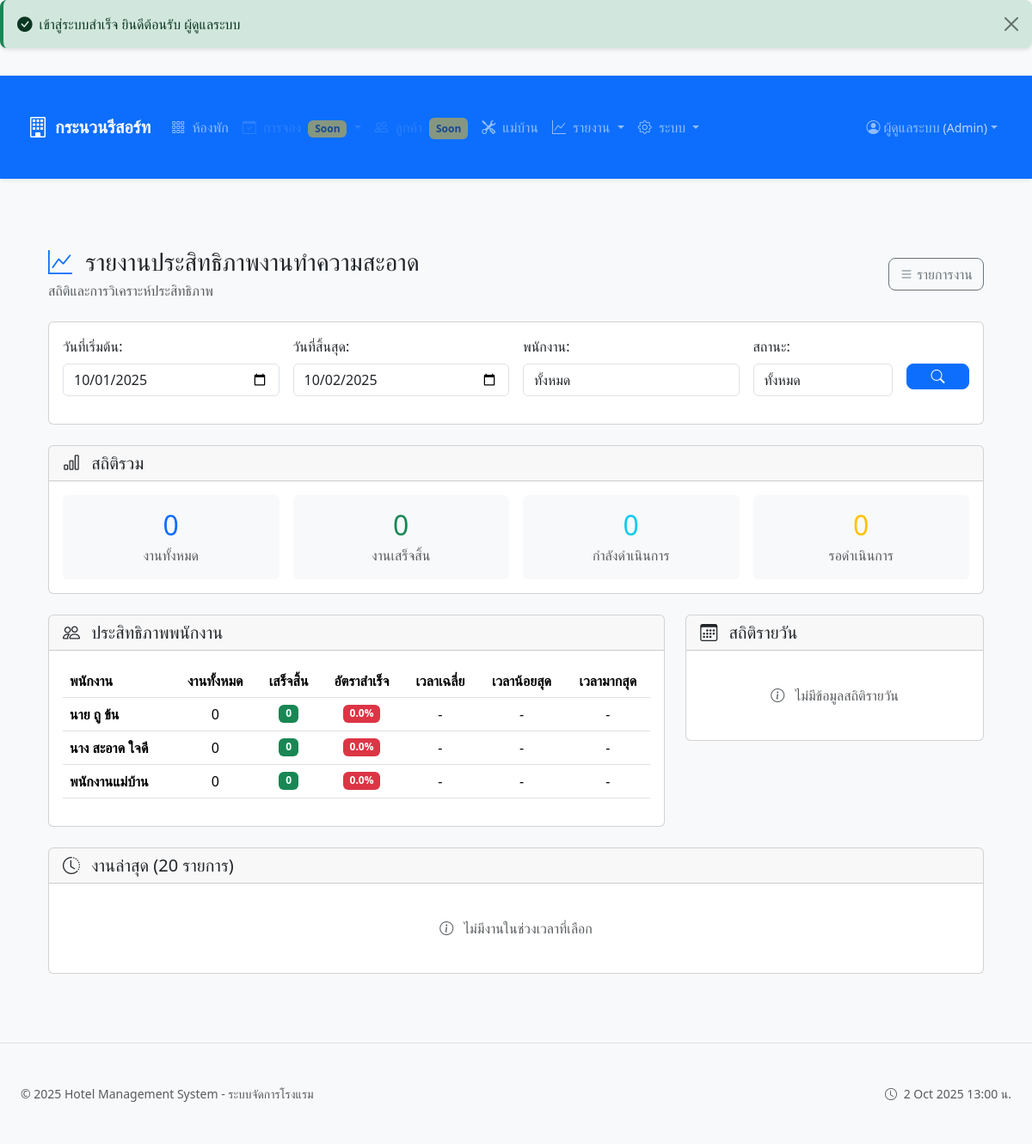
/housekeeping/reports.php (signed in), run on the app's committed database.
### tables this page shows
CREATE TABLE `hotel_settings` (
  `id` int(10) UNSIGNED NOT NULL,
  `setting_key` varchar(255) NOT NULL,
  `setting_value` text DEFAULT NULL,
  `setting_type` enum('text','number','boolean','json') DEFAULT 'text',
  `description` text DEFAULT NULL,
  `created_at` timestamp NOT NULL DEFAULT current_timestamp(),
  `updated_by` int(10) UNSIGNED DEFAULT NULL,
  `updated_at` timestamp NOT NULL DEFAULT current_timestamp() ON UPDATE current_timestamp()
);

CREATE TABLE `users` (
  `id` int(10) UNSIGNED NOT NULL,
  `username` varchar(50) NOT NULL,
  `password_hash` varchar(255) NOT NULL,
  `full_name` varchar(100) NOT NULL,
  `role` enum('admin','reception','housekeeping') NOT NULL DEFAULT 'reception',
  `email` varchar(100) DEFAULT NULL,
  `phone` varchar(20) DEFAULT NULL,
  `is_active` tinyint(1) NOT NULL DEFAULT 1,
  `created_at` timestamp NOT NULL DEFAULT current_timestamp(),
  `updated_at` timestamp NOT NULL DEFAULT current_timestamp() ON UPDATE current_timestamp(),
  `telegram_chat_id` varchar(255) DEFAULT NULL
);

### housekeeping/reports.php (the view, shortened to what the rows shown need)
<?php
require_once __DIR__ . '/../includes/helpers.php';
require_once __DIR__ . '/../includes/auth.php';
try {
    $pdo = getDatabase();
    $stmt = $pdo->query("
        SELECT
            u.id,
            u.full_name,
            COUNT(hj.id) as total_jobs,
            SUM(CASE WHEN hj.status = 'completed' THEN 1 ELSE 0 END) as completed_jobs,
            AVG(CASE WHEN hj.actual_duration IS NOT NULL THEN hj.actual_duration ELSE NULL END) as avg_duration,
            MIN(CASE WHEN hj.actual_duration IS NOT NULL THEN hj.actual_duration ELSE NULL END) as min_duration,
            MAX(CASE WHEN hj.actual_duration IS NOT NULL THEN hj.actual_duration ELSE NULL END) as max_duration
        FROM users u
        LEFT JOIN housekeeping_jobs hj ON u.id = hj.assigned_to
        WHERE u.role = 'housekeeping' AND u.is_active = 1
        GROUP BY u.id, u.full_name
        ORDER BY completed_jobs DESC, avg_duration ASC
    ");
    $staffPerformance = $stmt->fetchAll(PDO::FETCH_ASSOC);
} catch (Exception $e) {
    flash_error('เกิดข้อผิดพลาดในการโหลดรายงาน: ' . $e->getMessage());
    $overallStats = [];
    $dailyStats = [];
    $staffPerformance = [];
    $recentJobs = [];
    $staffList = [];
}
require_once __DIR__ . '/../templates/layout/header.php';
?>
<div class="container-fluid">
    <div class="d-flex justify-content-between align-items-center mb-4">
        <div>
            <h1 class="h3 mb-1">
                <i class="bi bi-graph-up text-primary me-2"></i>
                รายงานประสิทธิภาพงานทำความสะอาด
            </h1>
        </div>
    </div>
    <div class="row g-4">
        <div class="col-lg-8">
            <div class="card">
                <div class="card-body">
                    <?php if (!empty($staffPerformance)): ?>
                    <div class="table-responsive">
                        <table class="table table-hover">
                            <thead>
                                <tr>
                                    <th>พนักงาน</th>
                                    <th class="text-center">งานทั้งหมด</th>
                                    <th class="text-center">เสร็จสิ้น</th>
                                    <th class="text-center">อัตราสำเร็จ</th>
                                    <th class="text-center">เวลาเฉลี่ย</th>
                                    <th class="text-center">เวลาน้อยสุด</th>
                                    <th class="text-center">เวลามากสุด</th>
                                </tr>
                            </thead>
                            <tbody>
                                <?php foreach ($staffPerformance as $staff): ?>
                                <tr>
                                    <td>
                                        <strong><?php echo htmlspecialchars($staff['full_name']); ?></strong>
                                    </td>
                                    <td class="text-center"><?php echo number_format($staff['total_jobs']); ?></td>
                                    <td class="text-center">
                                        <span class="badge bg-success"><?php echo number_format($staff['completed_jobs']); ?></span>
                                    </td>
                                    <td class="text-center">
                                        <?php
                                        $successRate = $staff['total_jobs'] > 0 ? ($staff['completed_jobs'] / $staff['total_jobs']) * 100 : 0;
                                        $badgeClass = $successRate >= 90 ? 'success' : ($successRate >= 70 ? 'warning' : 'danger');
                                        ?>
                                        <span class="badge bg-<?php echo $badgeClass; ?>">
                                            <?php echo number_format($successRate, 1); ?>%
                                        </span>
                                    </td>
                                    <td class="text-center">
                                        <?php echo $staff['avg_duration'] ? number_format($staff['avg_duration'], 1) . ' นาที' : '-'; ?>
                                    </td>
                                    <td class="text-center">
                                        <?php echo $staff['min_duration'] ? number_format($staff['min_duration']) . ' นาที' : '-'; ?>
                                    </td>
                                    <td class="text-center">
                                        <?php echo $staff['max_duration'] ? number_format($staff['max_duration']) . ' นาที' : '-'; ?>
                                    </td>
                                </tr>
                                <?php endforeach; ?>
                            </tbody>
                        </table>
                    </div>
                    <?php endif; ?>
                </div>
            </div>
        </div>
    </div>
</div>
<?php require_once __DIR__ . '/../templates/layout/footer.php'; ?>

### templates/partials/navbar.php (shortened to what the rows shown need)
<?php
$currentUser = currentUser();
$isLoggedIn = isLoggedIn();
$userRole = $currentUser['role'] ?? null;
$currentRoute = $_GET['r'] ?? 'home';
$hotelName = 'Hotel Management';
try {
    if (function_exists('getDatabase')) {
        $pdo = getDatabase();
        $stmt = $pdo->query("SELECT setting_value FROM hotel_settings WHERE setting_key = 'hotel_name' LIMIT 1");
        $result = $stmt->fetch();
        if ($result && !empty($result['setting_value'])) {
            $hotelName = $result['setting_value'];
        }
    }
} catch (Exception $e) {
}
?>
<nav class="navbar navbar-expand-lg navbar-dark bg-primary sticky-top shadow-sm">
    <div class="container-fluid">
        <a class="navbar-brand d-flex align-items-center" href="<?php echo $GLOBALS['baseUrl'] ?? '/hotel-app'; ?>/?r=home">
            <i class="bi bi-building me-2 fs-4"></i>
            <span class="fw-bold d-none d-sm-inline"><?php echo htmlspecialchars($hotelName); ?></span>
        </a>
        <div class="collapse navbar-collapse" id="navbarMain">
            <?php if ($isLoggedIn): ?>
                <ul class="navbar-nav me-auto">
                    <li class="nav-item">
                        <a class="nav-link <?php echo str_starts_with($currentRoute, 'rooms') ? 'active' : ''; ?>"
                           href="<?php echo $GLOBALS['baseUrl']; ?>/?r=rooms.board">
                            <i class="bi bi-grid-3x3-gap me-1"></i>
                            <span>ห้องพัก</span>
                        </a>
                    </li>
                    <li class="nav-item dropdown">
                        <a class="nav-link dropdown-toggle disabled opacity-50"
                           href="#" id="navbarBookings" role="button" data-bs-toggle="dropdown" aria-expanded="false"
                           title="ฟีเจอร์นี้อยู่ระหว่างการพัฒนา">
                            <i class="bi bi-calendar-check me-1"></i>
                            <span>การจอง</span>
                            <small class="badge bg-warning text-dark ms-1">Soon</small>
                        </a>
                    </li>
                    <?php if (has_permission($userRole, ['reception', 'admin'])): ?>
                    <li class="nav-item">
                        <a class="nav-link disabled opacity-50"
                           href="#" title="ฟีเจอร์นี้อยู่ระหว่างการพัฒนา">
                            <i class="bi bi-people me-1"></i>
                            <span class="d-none d-md-inline">ลูกค้า</span>
                            <small class="badge bg-warning text-dark ms-1 d-none d-lg-inline">Soon</small>
                        </a>
                    </li>
                    <?php endif; ?>
                    <?php if (has_permission($userRole, ['housekeeping', 'admin'])): ?>
                    <li class="nav-item">
                        <a class="nav-link <?php echo str_starts_with($currentRoute, 'housekeeping') ? 'active' : ''; ?>"
                           href="<?php echo $GLOBALS['baseUrl']; ?>/?r=housekeeping.jobs">
                            <i class="bi bi-tools me-1"></i>
                            <span class="d-none d-lg-inline">แม่บ้าน</span>
                        </a>
                    </li>
                    <?php endif; ?>
                    <?php if (has_permission($userRole, ['reception', 'admin'])): ?>
                    <li class="nav-item dropdown">
                        <a class="nav-link dropdown-toggle <?php echo str_starts_with($currentRoute, 'reports') ? 'active' : ''; ?>"
                           href="#" id="navbarReports" role="button" data-bs-toggle="dropdown" aria-expanded="false">
                            <i class="bi bi-graph-up me-1"></i>
                            <span class="d-none d-lg-inline">รายงาน</span>
                        </a>
                    </li>
                    <?php endif; ?>
                    <?php if (has_permission($userRole, ['admin'])): ?>
                    <li class="nav-item dropdown">
                        <a class="nav-link dropdown-toggle <?php echo str_starts_with($currentRoute, 'admin') || str_starts_with($currentRoute, 'system') ? 'active' : ''; ?>"
                           href="#" id="navbarAdmin" role="button" data-bs-toggle="dropdown" aria-expanded="false">
                            <i class="bi bi-gear me-1"></i>
                            <span class="d-none d-xl-inline">ระบบ</span>
                        </a>
                    </li>
                    <?php endif; ?>
                </ul>
                <ul class="navbar-nav">
                    <li class="nav-item dropdown">
                        <a class="nav-link dropdown-toggle d-flex align-items-center" href="#" id="navbarUser" role="button" data-bs-toggle="dropdown" aria-expanded="false">
                            <i class="bi bi-person-circle me-1"></i>
                            <span class="d-none d-sm-inline">
                                <?php echo htmlspecialchars($currentUser['full_name'] ?? $currentUser['username']); ?>
                            </span>
                            <small class="text-light opacity-75 ms-1 d-none d-md-inline">
                                (<?php echo ucfirst($userRole); ?>)
                            </small>
                        </a>
                    </li>
                </ul>
            <?php endif; ?>
        </div>
    </div>
</nav>

### data on the page
hotel_settings: setting_value "กระนวนรีสอร์ท"
users: full_name "นาย ถู ข้น", total_jobs "0", completed_jobs "0", successRate "0.0"
users: full_name "นาง สะอาด ใจดี", total_jobs "0", completed_jobs "0", successRate "0.0"
users: full_name "พนักงานแม่บ้าน", total_jobs "0", completed_jobs "0", successRate "0.0"

### other printed values
$message "เข้าสู่ระบบสำเร็จ ยินดีต้อนรับ ผู้ดูแลระบบ"
$currentUser['full_name'] "ผู้ดูแลระบบ"
$userRole "Admin"
$overallStats['total_jobs'] "0"
$overallStats['completed_jobs'] "0"
$overallStats['in_progress_jobs'] "0"
$overallStats['pending_jobs'] "0"
